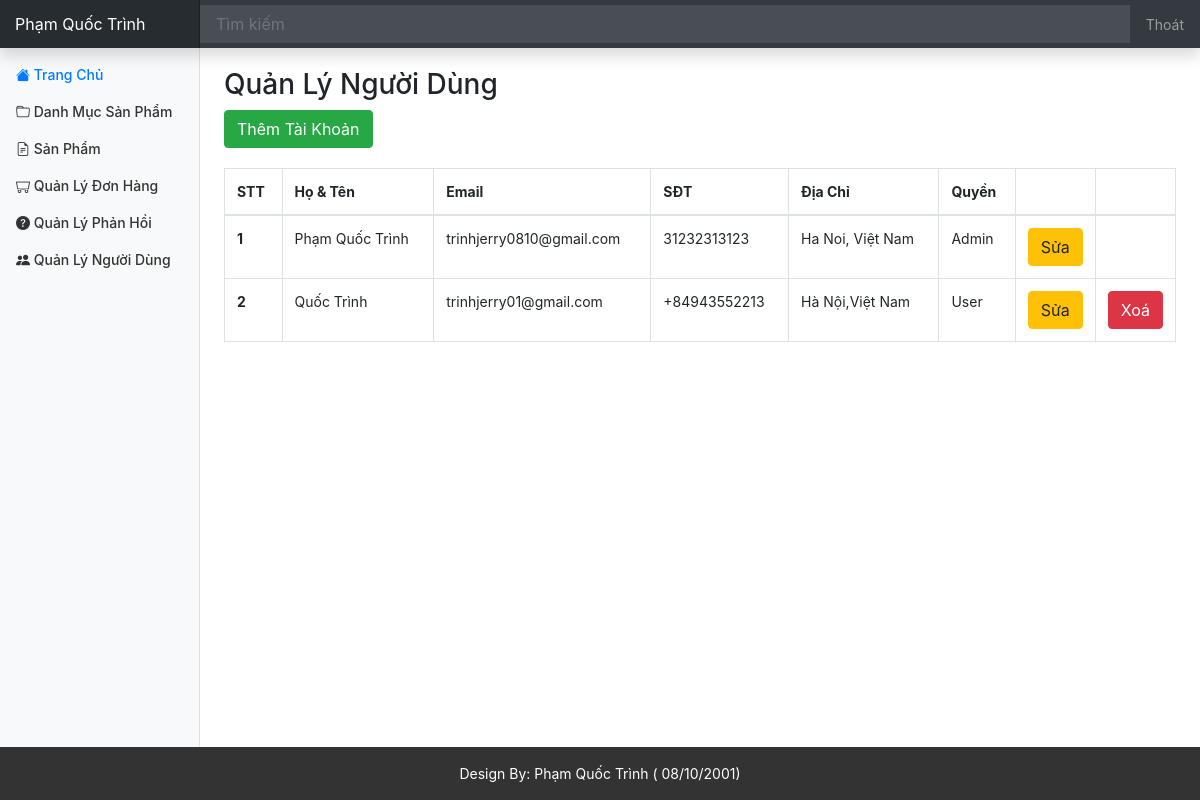
Page /admin/user/index.php (signed in) on the committed database.
### tables this page shows
CREATE TABLE `user` (
  `id` int(11) NOT NULL,
  `fullname` varchar(50) DEFAULT NULL,
  `email` varchar(150) DEFAULT NULL,
  `phone_number` varchar(20) DEFAULT NULL,
  `address` varchar(200) DEFAULT NULL,
  `password` varchar(32) DEFAULT NULL,
  `role_id` int(11) DEFAULT NULL,
  `created_at` datetime DEFAULT NULL,
  `updated_at` datetime DEFAULT NULL,
  `deleted` int(11) DEFAULT NULL
);

CREATE TABLE `role` (
  `id` int(11) NOT NULL,
  `name` varchar(20) NOT NULL
);

### database/dbhelper.php (called while the page is built, shortened)
<?php
function executeResult($sql, $isSingle = false) {
	$data = null;
	$conn = mysqli_connect(HOST, USERNAME, PASSWORD, DATABASE);
	mysqli_set_charset($conn, 'utf8');
	$resultset = mysqli_query($conn, $sql);
	if($isSingle) {
		$data = mysqli_fetch_array($resultset, 1);
	} else {
		$data = [];
		while(($row = mysqli_fetch_array($resultset, 1)) != null) {
			$data[] = $row;
		}
	}
	return $data;
}

### utils/utility.php (called while the page is built, shortened)
<?php
function getUserToken() {
	if(isset($_SESSION['user'])) {
		return $_SESSION['user'];
	}
	return null;
}

### admin/user/index.php (the view, shortened to what this page needs)
<?php
	require_once('../layouts/header.php');
	$sql = "select User.*, Role.name as role_name from User left join Role on User.role_id = Role.id where User.deleted = 0";
	$data = executeResult($sql);
?>
<div class="row" style="margin-top: 20px;">
	<div class="col-md-12 table-responsive">
		<h3>Quản Lý Người Dùng</h3>
		<a href="editor.php"><button class="btn btn-success">Thêm Tài Khoản</button></a>
		<table class="table table-bordered table-hover" style="margin-top: 20px;">
			<thead>
				<tr>
					<th>STT</th>
					<th>Họ & Tên</th>
					<th>Email</th>
					<th>SĐT</th>
					<th>Địa Chỉ</th>
					<th>Quyền</th>
					<th style="width: 50px"></th>
					<th style="width: 50px"></th>
				</tr>
			</thead>
			<tbody>
<?php
	$index = 0;
	foreach($data as $item) {
		echo '<tr>
					<th>'.(++$index).'</th>
					<td>'.$item['fullname'].'</td>
					<td>'.$item['email'].'</td>
					<td>'.$item['phone_number'].'</td>
					<td>'.$item['address'].'</td>
					<td>'.$item['role_name'].'</td>
					<td style="width: 50px">
						<a href="editor.php?id='.$item['id'].'"><button class="btn btn-warning">Sửa</button></a>
					</td>
					<td style="width: 50px">';
		if($user['id'] != $item['id'] && $item['role_id'] != 1) {
			echo '<button onclick="deleteUser('.$item['id'].')" class="btn btn-danger">Xoá</button>';
		}
		echo '
					</td>
				</tr>';
	}
?>
			</tbody>
		</table>
	</div>
</div>
<?php
	require_once('../layouts/footer.php');
?>

### assets/css/dashboard.css (style rules this page uses)
body { font-size: .875rem; }

### rows in the picture
user: fullname "Phạm Quốc Trình", email "trinhjerry0810@gmail.com", phone_number "31232313123", address "Ha Noi, Việt Nam", role.name "Admin"
user: fullname "Quốc Trình", email "trinhjerry01@gmail.com", phone_number "+84943552213", address "Hà Nội,Việt Nam", role.name "User"

### other values in the picture
$user['fullname'] "Phạm Quốc Trình"
